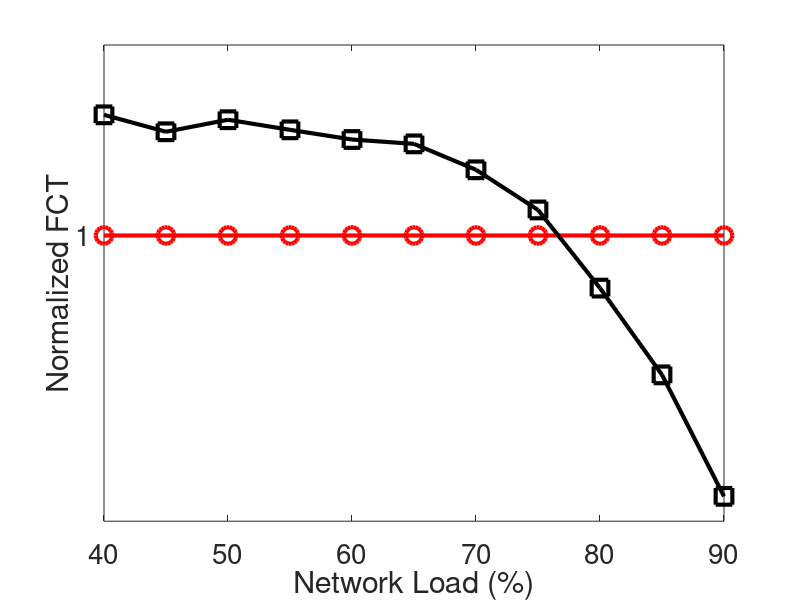

MATLAB code for this plot: (Note: this script raises an error after producing the figure.)
clear
clc

x=[
0.4,
0.45,
0.5,
0.55,
0.6,
0.65,
0.7,
0.75,
0.8,
0.85,
0.9
];

k_80=[
1
1
1
1
1
1
1
1
1
1
1
];

k_22=[
1.063339731
1.054446461
1.060763889
1.055464927
1.050381679
1.048090523
1.034482759
1.013407821
0.972375691
0.926829268
0.863054187
];

figure(1);
width=900;
height=480;
left=100;
bottem=0;

plot(x * 100,k_80,'-ro','LineWidth',3,...
    'MarkerSize',12);
hold on;
plot(x * 100,k_22,'-ks','LineWidth',3,...
    'MarkerSize',12);
hold on;

xlabel('Network Load (%)','FontSize', 20)
ylabel('Normalized FCT','FontSize', 20);
set(gca, 'FontSize', 20, 'xtick',[40,50,60,70,80,90],'ytick',[0.6,0.8,1,1.2]); % set font size of tick labels
h=legend('DCTCP K=720KB','DCTCP K=200KB', 20,'Location', 'SouthWest');
set(h,'FontSize',20,'LineWidth',1,'Box','off');
axis([40,90,0.6,1.4]);
grid on;
hold off;